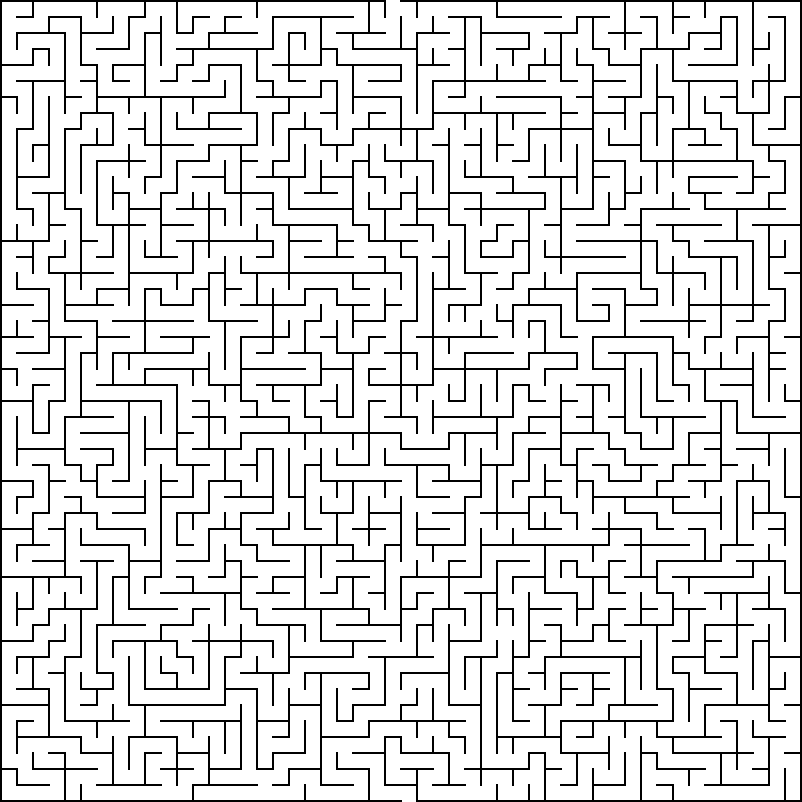
#> input picture test/50x50.png, 802 x 802 px
$ python -i preprocess.py   (imports and definitions only)
#> lines starting #> are read from the running program, lines starting #| are printed output that depends on the picture; after the words box and inside, x2 and y2 are one past the last pixel; in counts of white or black regions, pixels touching at a corner belong together
#> further down, picture is the input picture: shape (802, 802, 3); 87.1% white; black in thin lines or dots
import cv2
import numpy as np


# converts input image to binary
def binary_image(image):
    image = cv2.cvtColor(image, cv2.COLOR_BGR2GRAY)
#> image: shape (802, 802); 87.1% white; black in thin lines or dots
    image = cv2.GaussianBlur(image, (5, 5), 0)
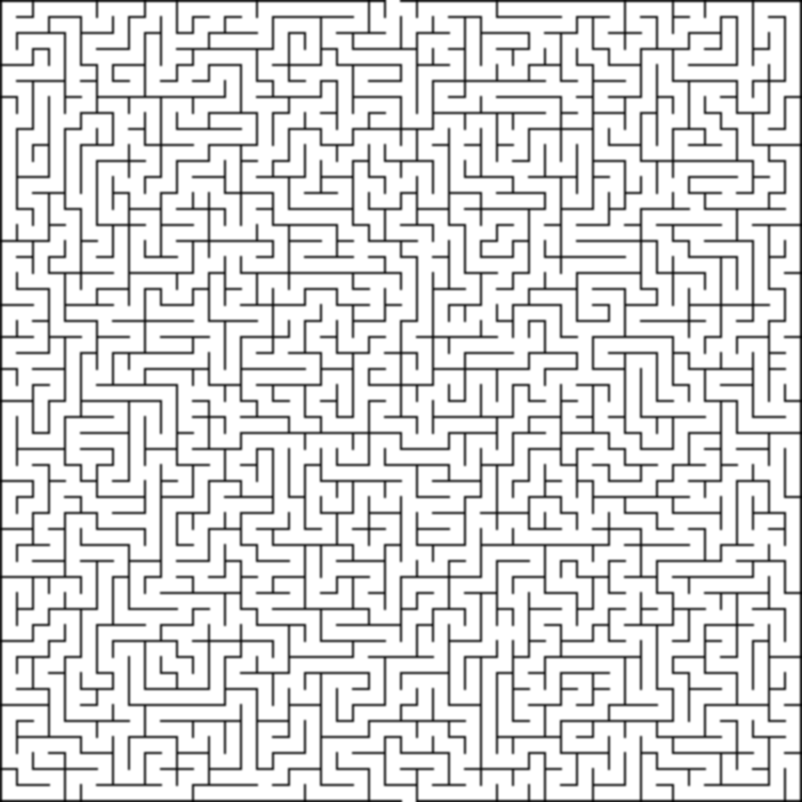
#> image: shape (802, 802); min 4, max 255, mean 222.1
    image = cv2.adaptiveThreshold(
        image, 255,
        cv2.ADAPTIVE_THRESH_GAUSSIAN_C,
        cv2.THRESH_BINARY_INV,
        11, 2
    )
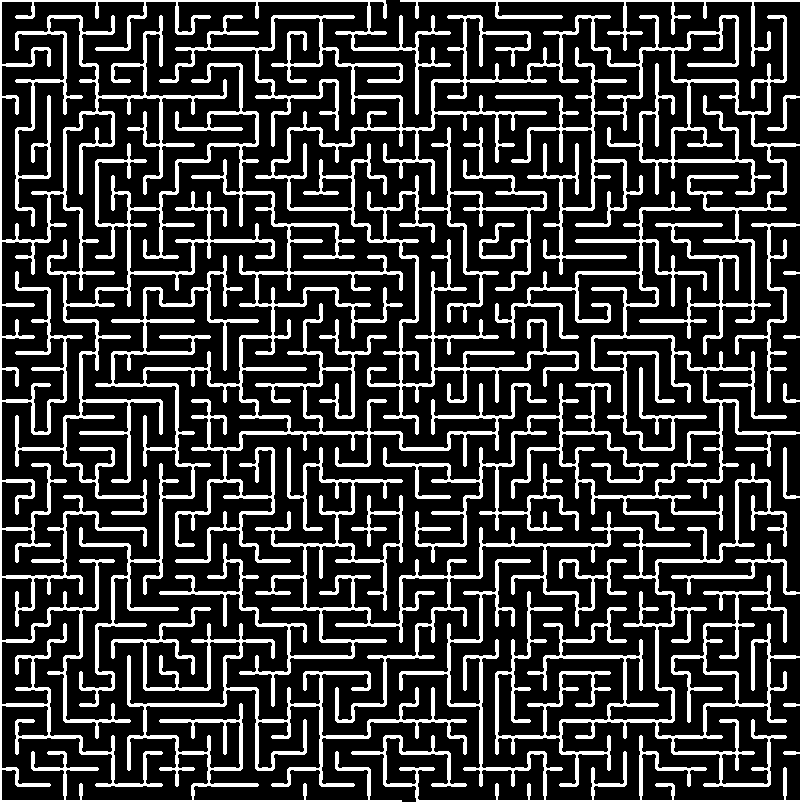
#> image: shape (802, 802); 22.5% white; 2 white regions, box (x1, y1, x2, y2) and area: (159, 0, 802, 802) 85378, (0, 0, 547, 802) 59194
    return image


# returns the coordinates of the maze corners
def detect_maze(image):
    edges = cv2.Canny(image, 50, 150)
    contours, _ = cv2.findContours(edges, cv2.RETR_EXTERNAL, cv2.CHAIN_APPROX_SIMPLE)

    largest_area = image.shape[0] * image.shape[1] // 8
    largest_quad = None

    for cnt in contours:
        # approximate polygon
        epsilon = 0.02 * cv2.arcLength(cnt, True)
        approx = cv2.approxPolyDP(cnt, epsilon, True)

        # if quadrilateral
        if len(approx) == 4:
            area = cv2.contourArea(approx)
            if area > largest_area:
                largest_area = area
                largest_quad = approx

    if largest_quad is None:
        return None
    return np.float32([c[0] for c in largest_quad])


# perspective transforms the image so the maze is completely straight
def perspective_transform_maze(image, corners, dsize=400):
    if corners is None:
        return image
    dest = np.float32([
        [0, 0],
        [dsize - 1, 0],
        [dsize - 1, dsize - 1],
        [0, dsize - 1]
    ])
    matrix = cv2.getPerspectiveTransform(corners, dest)
    result = cv2.warpPerspective(image, matrix, (dsize, dsize))
    return result

>>> import cv2
>>> picture = cv2.imread('../test/50x50.png')
>>> result = binary_image(picture)

$ run again, on test/angled.png
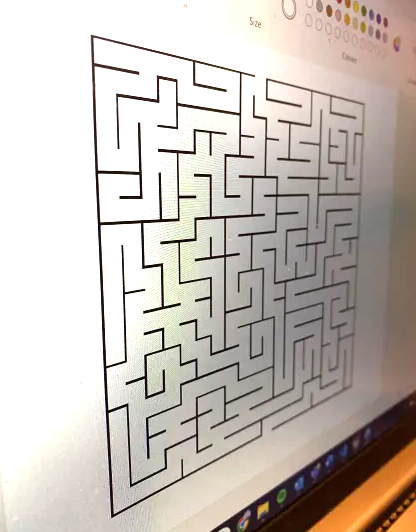
#> input picture test/angled.png, 416 x 532 px
#> picture is the input picture: shape (532, 416, 3); mean B, G, R 183.8, 190.8, 199.3
#> in binary_image, `image = cv2.GaussianBlur(image, (5, 5), 0)`:
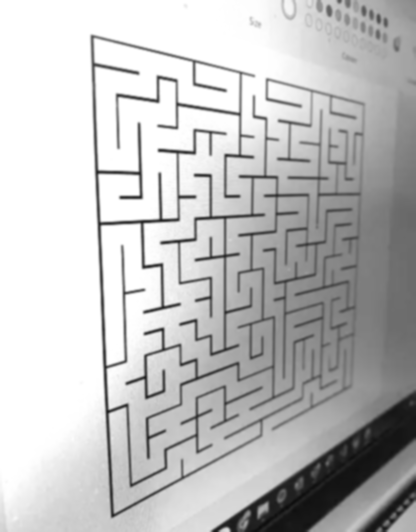
#> image: shape (532, 416); min 13, max 255, mean 192.6
#> in binary_image, `image = cv2.adaptiveThreshold( image, 255, cv2.ADAPTIVE_THRESH_GAUSSIA..`:
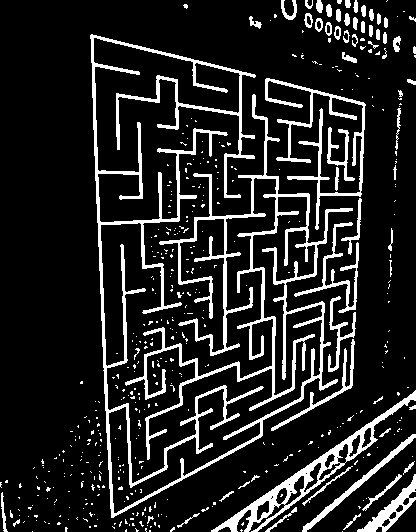
#> image: shape (532, 416); 13.9% white; 472 white regions (409 under 20 px), largest, box (x1, y1, x2, y2) and area: (90, 34, 353, 518) 16973, (211, 390, 416, 532) 2806, (265, 78, 366, 230) 2177
